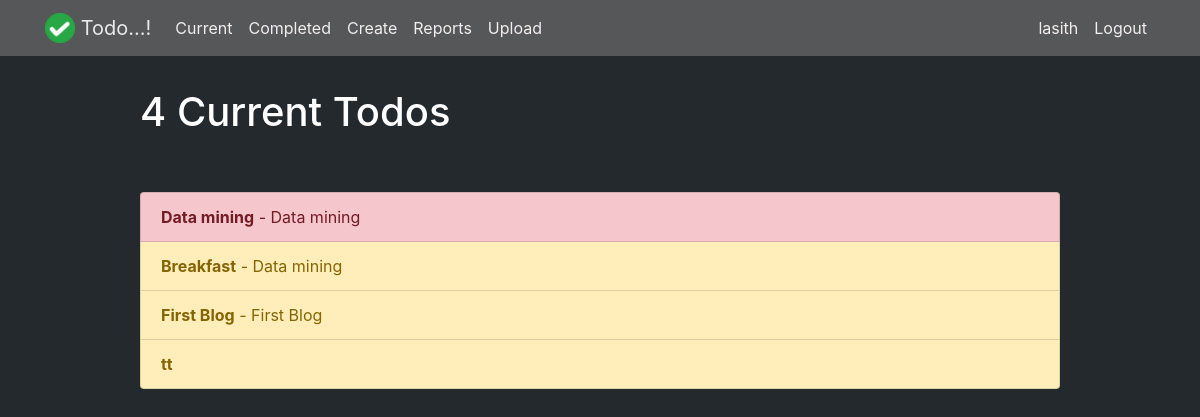
The page /current/ (signed in) on the database its author committed.
### todo/models.py (models this page shows, shortened)
class Todo(models.Model):
    title = models.CharField(max_length=100)
    memo = models.TextField(blank=True)
    created = models.DateTimeField(auto_now_add=True)
    datecompleted = models.DateTimeField(null=True, blank=True)
    important = models.BooleanField(default=False)
    user = models.ForeignKey(User, on_delete=models.CASCADE)

### todo/views.py (the view)
# urls.py: path('current/', views.currenttodos, name='currenttodos'),
@login_required
def currenttodos(request):
    todos = Todo.objects.filter(user=request.user, datecompleted__isnull=True)
    return render(request, 'todo/currenttodos.html', {'todos':todos})

### todo/templates/todo/currenttodos.html
{% extends "todo/base.html" %}
{% block content %}
    <div class="row justify-content-center mt-5">
        <div class="col-md-10">
            {% if todos %}
                <h1>{{ todos.count }} Current Todo{{ todos.count|pluralize }}</h1>
            {% else %}
                <h2>Current Todos</h2>
            {% endif %}
        </div>
    </div>
    <div class="row justify-content-center mt-5">
        <div class="col-md-10">
            {% if todos %}
                <div class="list-group">
                    {% for todo in todos %}
                        <a href="{% url 'viewtodo' todo.id %}"
                           class="list-group-item list-group-item-action{% if todo.important %} list-group-item-danger{% else %} list-group-item-warning {% endif %}"><b>{{ todo.title }}</b>
                            {% if todo.memo %} - {{ todo.memo|truncatechars:30 }}{% endif %}</a>
                    {% endfor %}
                </div>
            {% else %}
                <div class="text-center">
                    <h2>Looks like you don't have any todos! Nice work.</h2>
                    <br>
                    <a role="button" class="btn btn-primary" href="{% url 'createtodo' %}">New Todo</a>
                </div>
            {% endif %}
        </div>
    </div>
{% endblock %}

### todo/templates/todo/base.html (shortened to what this page needs)
{% load static %}
<!doctype html>
<html lang="en">
<head>
    <link rel="stylesheet" href="{% static "todo/bootstrap.min.css" %}">
    <link rel="stylesheet" href="{% static "todo/main.css" %}">
</head>
<body>
<nav class="navbar navbar-expand-md navbar-light">
    <div class="container">
        <a class="navbar-brand" href="{% url 'home' %}">
            <img src="{% static 'todo/logo.png' %}" width="30" height="30" class="d-inline-block align-top">
            <span>Todo...!</span>
        </a>
        <div class="collapse navbar-collapse" id="navbarNav">
            {% if user.is_authenticated %}
                <ul class="navbar-nav mr-auto">
                    <li class="nav-item {{ current }}">
                        <a class="nav-link" href="{% url 'currenttodos' %}">Current</a>
                    </li>
                    <li class="nav-item {{ completed }}">
                        <a class="nav-link" href="{% url 'completedtodos' %}">Completed</a>
                    </li>
                    <li class="nav-item {{ create }}">
                        <a class="nav-link" href="{% url 'createtodo' %}">Create</a>
                    </li>
                    <li class="nav-item {{ report }}">
                        <a class="nav-link" href="{% url 'reportgenerator' %}">Reports</a>
                    </li>
                    <li class="nav-item {{ upload }}">
                        <a class="nav-link" href="{% url 'upload' %}">Upload</a>
                    </li>
                </ul>
            {% endif %}
            <ul class="navbar-nav ml-auto">
                {% if user.is_authenticated %}
                    <li class="nav-item">
                        <a href="#" class="nav-link">{{ user }}</a>
                    </li>
                    <li class="nav-item">
                        <a href="#" onclick="$('#signOutBtn').click()" class="nav-link">Logout</a>
                    </li>
                {% endif %}
            </ul>
        </div>
    </div>
</nav>
<div class="container">
    {% block content %}{% endblock %}
</div>
</body>
</html>

### todo/static/todo/main.css (style rules this page uses)
.navbar-nav .nav-link { color: rgb(243, 238, 238) !important; }
.navbar { overflow: hidden; position: fixed; top: 0; width: 100%; z-index: 1000; background-color: rgba(105, 105, 105, 0.73); }
.navbar-brand { color: white!important; }
body { background-color: rgb(36, 41, 46) !important; color: white; padding-top: 40px; }
h1, h2, h3, h4, h5, h6 { color: #fff; }
p, span, small { color: #eaeaea; }

### rows shown on the page
Todo: title "Data mining", memo "Data mining"
Todo: title "Breakfast", memo "Data mining"
Todo: title "First Blog", memo "First Blog"
Todo: title "tt"

### other values the page prints
{{ user }} "lasith"
{{ todos.count }} "4"
